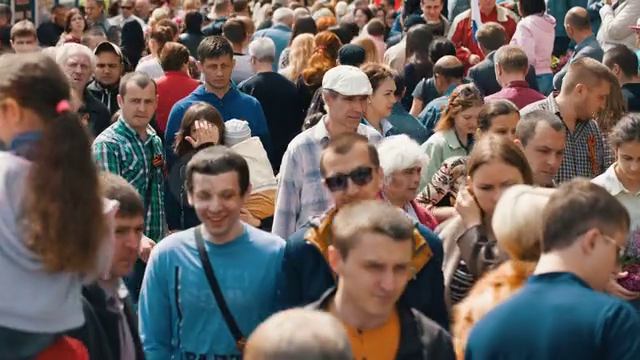
#> input picture frame 29 of Computer-Vision/projects/part_1/video/double_pp.mp4, 640 x 360 px
$ python VideoProcessor.py
#> lines starting #> are read from the running program, lines starting #| are printed output that depends on the picture; after the words box and inside, x2 and y2 are one past the last pixel; in counts of white or black regions, pixels touching at a corner belong together
import cv2 as cv
from dataclasses import dataclass
from typing import Union


@dataclass
class VideoProcessor:
    video: Union[str, cv.VideoCapture]
    subtractor: cv.BackgroundSubtractorMOG2

    def get_foreground_mask(self, frame):
        """
        Метод приймає кадр зображення (frame) та застосовує об'єкт віднімання фону (bg_subtractor) до нього,
        щоб отримати маску переднього плану (foreground mask).
        Згадайте, що bg_subtractor це об'єкт віднімання фону, створений з cv.createBackgroundSubtractorMOG2(Num1, Num2).
        """
        return self.subtractor.apply(frame)


def main():
    video_path = 'video/double_pp.mp4'
    video_capture = cv.VideoCapture(video_path)
    if not video_capture.isOpened():
        print(f"Помилка: Неможливо відкрити відеофайл: {video_path}")
        return

    bg_subtractor = cv.createBackgroundSubtractorMOG2(60, 50)
    video_processor = VideoProcessor(video=video_capture, subtractor=bg_subtractor)

    while True:
        ret, frame = video_capture.read()
#> frame is the input picture: shape (360, 640, 3); mean B, G, R 93.6, 97.6, 108.3
        if not ret:
            # Якщо кадр не може бути зчитаний, припинити цикл
            break

        # Отримання маски переднього плану для поточного кадру
        mask = video_processor.get_foreground_mask(frame)
#> in get_foreground_mask, `return self.subtractor.apply(frame)`:
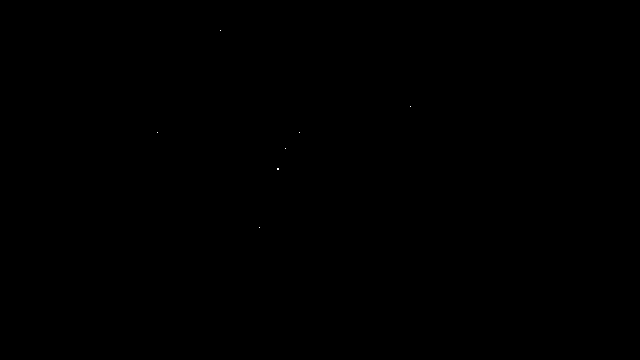
#> returned value: shape (360, 640); values 127 (black) and 255 (white), 0% white in thin lines or dots, all inside (x1, y1, x2, y2) = (157, 30, 411, 228)
        # Маска відображається за допомогою
        cv.imshow('Маска', mask)

        # Додати невелику затримку (20 мілісекунд) між кадрами, щоб контролювати частоту кадрів
        if cv.waitKey(20) & 0xFF == ord('X'):
#> (key Esc is pressed here)
            break

    # Звільнити ресурс зчитування відео та закрити вікна OpenCV
    video_capture.release()
    cv.destroyAllWindows()


if __name__ == "__main__":
    main()
